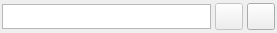
<?xml version="1.0" encoding="UTF-8"?>
<ui version="4.0">
 <class>SeletorObjetoWidget</class>
 <widget class="QWidget" name="SeletorObjetoWidget">
  <property name="geometry">
   <rect>
    <x>0</x>
    <y>0</y>
    <width>277</width>
    <height>33</height>
   </rect>
  </property>
  <property name="minimumSize">
   <size>
    <width>0</width>
    <height>0</height>
   </size>
  </property>
  <property name="maximumSize">
   <size>
    <width>16777215</width>
    <height>16777215</height>
   </size>
  </property>
  <property name="windowTitle">
   <string>Form</string>
  </property>
  <layout class="QGridLayout" name="seletor_grid">
   <property name="margin">
    <number>2</number>
   </property>
   <property name="spacing">
    <number>4</number>
   </property>
   <item row="0" column="0">
    <widget class="QTextEdit" name="nome_objeto_txt">
     <property name="minimumSize">
      <size>
       <width>0</width>
       <height>25</height>
      </size>
     </property>
     <property name="maximumSize">
      <size>
       <width>16777215</width>
       <height>25</height>
      </size>
     </property>
     <property name="font">
      <font>
       <italic>true</italic>
      </font>
     </property>
     <property name="verticalScrollBarPolicy">
      <enum>Qt::ScrollBarAlwaysOff</enum>
     </property>
     <property name="horizontalScrollBarPolicy">
      <enum>Qt::ScrollBarAlwaysOff</enum>
     </property>
     <property name="undoRedoEnabled">
      <bool>false</bool>
     </property>
     <property name="lineWrapMode">
      <enum>QTextEdit::NoWrap</enum>
     </property>
     <property name="readOnly">
      <bool>true</bool>
     </property>
     <property name="textInteractionFlags">
      <set>Qt::NoTextInteraction</set>
     </property>
    </widget>
   </item>
   <item row="0" column="1">
    <widget class="QToolButton" name="rem_objeto_tb">
     <property name="enabled">
      <bool>false</bool>
     </property>
     <property name="sizePolicy">
      <sizepolicy hsizetype="Preferred" vsizetype="Preferred">
       <horstretch>0</horstretch>
       <verstretch>0</verstretch>
      </sizepolicy>
     </property>
     <property name="minimumSize">
      <size>
       <width>0</width>
       <height>0</height>
      </size>
     </property>
     <property name="toolTip">
      <string>Clear field</string>
     </property>
     <property name="text">
      <string/>
     </property>
     <property name="icon">
      <iconset resource="../res/resources.qrc">
       <normaloff>:/icones/icones/limpartexto.png</normaloff>:/icones/icones/limpartexto.png</iconset>
     </property>
     <property name="iconSize">
      <size>
       <width>20</width>
       <height>20</height>
      </size>
     </property>
    </widget>
   </item>
   <item row="0" column="2">
    <widget class="QToolButton" name="sel_objeto_tb">
     <property name="sizePolicy">
      <sizepolicy hsizetype="Preferred" vsizetype="Preferred">
       <horstretch>0</horstretch>
       <verstretch>0</verstretch>
      </sizepolicy>
     </property>
     <property name="minimumSize">
      <size>
       <width>0</width>
       <height>0</height>
      </size>
     </property>
     <property name="toolTip">
      <string>Select Object</string>
     </property>
     <property name="text">
      <string/>
     </property>
     <property name="icon">
      <iconset resource="../res/resources.qrc">
       <normaloff>:/icones/icones/visaogeral.png</normaloff>:/icones/icones/visaogeral.png</iconset>
     </property>
     <property name="iconSize">
      <size>
       <width>20</width>
       <height>20</height>
      </size>
     </property>
    </widget>
   </item>
  </layout>
 </widget>
 <resources>
  <include location="../res/resources.qrc"/>
 </resources>
 <connections/>
</ui>
